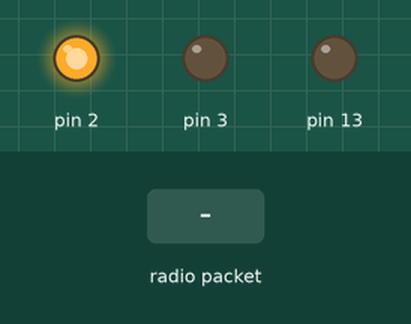
This sketch was run on a simulated Arduino Uno, built with avr-gcc and run on an emulated ATmega328P. On the bench: output pins drawn as LEDs (lit = HIGH). The inputs (shaded band) are chosen by the test bench. No radio packets arrive unless stated.

Above: at 1.2 s.
1.3 s: radio packet "1" arrives
At 1.7 s:
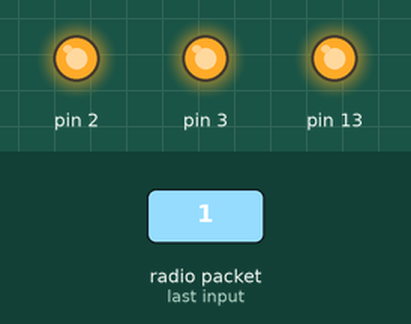
2.8 s: radio packet "0" arrives
At 4.1 s:
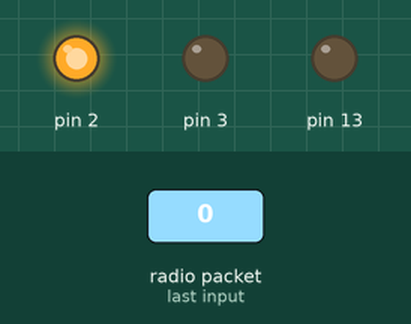
Timing chart, 0 to 5.8 s (numbered marks = the images above; inputs shaded):
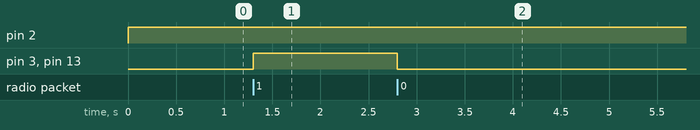

Measured:
- after the input at 1.3 s, pin 3, pin 13: LOW → HIGH at once
- after the input at 2.8 s, pin 3, pin 13: HIGH → LOW at once

The sketch:

rfReceiver-comaker.ino
```cpp
#include <VirtualWire.h>

void setup() {
  vw_set_ptt_inverted(true); // Required for DR3100
  vw_set_rx_pin(12);
  vw_setup(4000); // Bits per sec
  pinMode(3, OUTPUT);
  pinMode(13, OUTPUT);
  pinMode(2, OUTPUT);
  vw_rx_start(); // Start the receiver PLL running
}

void loop() {
  digitalWrite(2,1);
  uint8_t buf[VW_MAX_MESSAGE_LEN];
  uint8_t buflen = VW_MAX_MESSAGE_LEN;

  if (vw_get_message(buf, &buflen)) {// Non-blocking
    if(buf[0]=='1'){
      digitalWrite(3,1);
      digitalWrite(13,1);
    }
  if(buf[0]=='0'){
    digitalWrite(3,0);
    digitalWrite(13,0);
    }
  }
}
```
